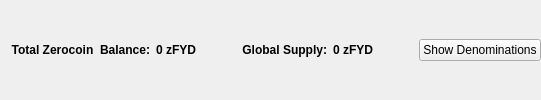
                       <widget class="QFrame" name="balanceSupplyFrame">
                        <layout class="QHBoxLayout" name="horizontalLayout_2" stretch="0,0,0,1,0">
                         <property name="rightMargin">
                          <number>0</number>
                         </property>
                         <item>
                          <layout class="QHBoxLayout" name="horizontalLayout_34">
                           <item>
                            <widget class="QLabel" name="labelzAvailableText_3">
                             <property name="font">
                              <font>
                               <weight>75</weight>
                               <bold>true</bold>
                              </font>
                             </property>
                             <property name="toolTip">
                              <string>Total Balance including unconfirmed and immature zFYD</string>
                             </property>
                             <property name="text">
                              <string>Total Zerocoin  Balance:</string>
                             </property>
                             <property name="alignment">
                              <set>Qt::AlignRight|Qt::AlignTrailing|Qt::AlignVCenter</set>
                             </property>
                            </widget>
                           </item>
                           <item>
                            <widget class="QLabel" name="labelzAvailableAmount_4">
                             <property name="minimumSize">
                              <size>
                               <width>40</width>
                               <height>0</height>
                              </size>
                             </property>
                             <property name="font">
                              <font>
                               <weight>75</weight>
                               <bold>true</bold>
                              </font>
                             </property>
                             <property name="toolTip">
                              <string>Total Balance including unconfirmed and immature zFYD</string>
                             </property>
                             <property name="text">
                              <string>0 zFYD</string>
                             </property>
                             <property name="alignment">
                              <set>Qt::AlignLeading|Qt::AlignLeft|Qt::AlignVCenter</set>
                             </property>
                            </widget>
                           </item>
                          </layout>
                         </item>
                         <item>
                          <spacer name="horizontalSpacer_32">
                           <property name="orientation">
                            <enum>Qt::Horizontal</enum>
                           </property>
                           <property name="sizeHint" stdset="0">
                            <size>
                             <width>40</width>
                             <height>20</height>
                            </size>
                           </property>
                          </spacer>
                         </item>
                         <item>
                          <layout class="QHBoxLayout" name="horizontalLayout_35">
                           <item>
                            <widget class="QLabel" name="labelZsupplyText_2">
                             <property name="font">
                              <font>
                               <weight>75</weight>
                               <bold>true</bold>
                              </font>
                             </property>
                             <property name="text">
                              <string>Global Supply:</string>
                             </property>
                             <property name="alignment">
                              <set>Qt::AlignRight|Qt::AlignTrailing|Qt::AlignVCenter</set>
                             </property>
                            </widget>
                           </item>
                           <item>
                            <widget class="QLabel" name="labelZsupplyAmount_2">
                             <property name="font">
                              <font>
                               <weight>75</weight>
                               <bold>true</bold>
                              </font>
                             </property>
                             <property name="text">
                              <string>0 zFYD</string>
                             </property>
                            </widget>
                           </item>
                          </layout>
                         </item>
                         <item>
                          <spacer name="horizontalSpacer_31">
                           <property name="orientation">
                            <enum>Qt::Horizontal</enum>
                           </property>
                           <property name="sizeHint" stdset="0">
                            <size>
                             <width>40</width>
                             <height>20</height>
                            </size>
                           </property>
                          </spacer>
                         </item>
                         <item>
                          <widget class="QPushButton" name="pushButtonShowDenoms">
                           <property name="toolTip">
                            <string>Show zFYD denominations list</string>
                           </property>
                           <property name="text">
                            <string>Show Denominations</string>
                           </property>
                          </widget>
                         </item>
                        </layout>
                       </widget>
